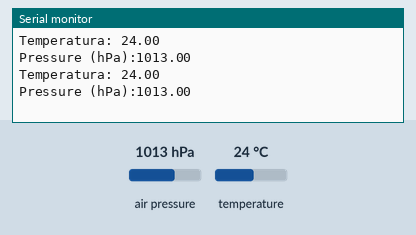
Recording of a sketch running on a simulated Arduino Uno, built with avr-gcc and run on an emulated ATmega328P. Shown: the last lines printed to the serial monitor. Inputs (shaded band) come from the test bench; at power-on: air pressure 1013 hPa, temperature 24 °C.

Above: at 5.8 s.
5.9 s: air pressure set to 952 hPa
At 11.2 s:
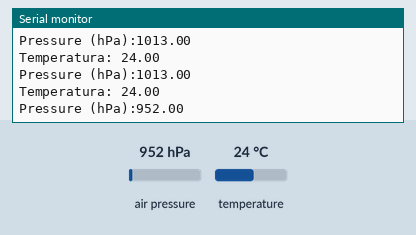
11.9 s: temperature set to 12 °C
At 16.3 s:
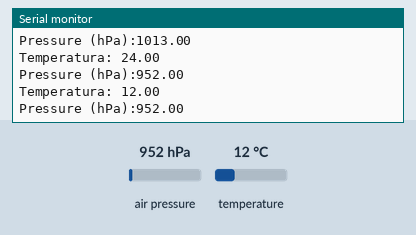
17.9 s: air pressure set to 975 hPa
At 21.4 s:
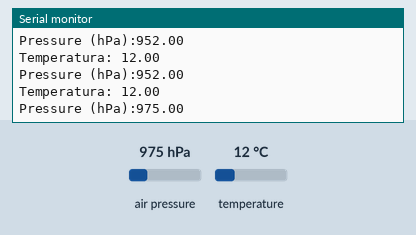
Timing chart, 0 to 22.9 s (numbered marks = the images above; inputs shaded):
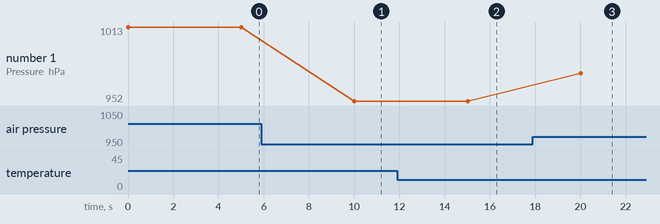

The sketch:

BMP280.ino
```cpp
// Grupo 5: Marco Mallardo, Thiago Ducau, Ramiro Perekalski

#include <Arduino.h>
#include <Wire.h>
#include <Adafruit_Sensor.h>
#include <Adafruit_BMP280.h>

Adafruit_BMP280 bmp;

void setup() {
  Serial.begin(115200);
  bool status = bmp.begin(0x76);
  if (!status) {
    Serial.println("Error al conectar bmp");
    while (1); //Frenar el programa
  }
}

void loop() {
  Serial.print("Temperatura: "); Serial.println(bmp.readTemperature());
  Serial.print("Pressure (hPa):"); Serial.println(bmp.readPressure() / 100.0F);
  delay(5000);
}
```

Measured:
- after the input at 5.9 s, the serial monitor: prints a new line after 4.1 s (image 1)
- after the input at 11.9 s, the serial monitor: prints a new line after 3.1 s (image 2)
- after the input at 17.9 s, the serial monitor: prints a new line after 2.1 s (image 3)
- plotted number 1: 1013 → 952 after the input at 5.9 s, 952 → 975 after the input at 17.9 s
